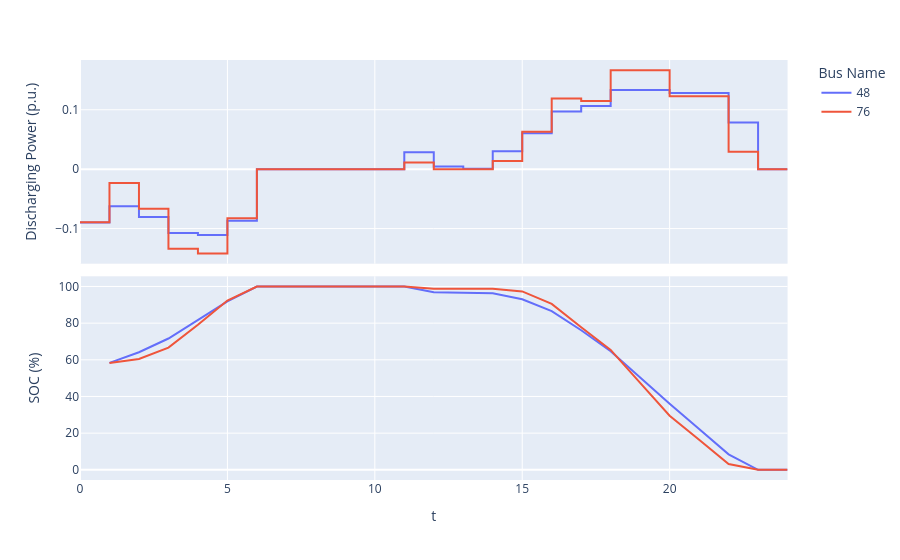

Notebook source saved alongside this figure:
### Code cell
opf.plot_batteries(sol.p_bat, sol.soc)

### Figure 1 — Plotly figure (JSON) as saved in the notebook; plotly's stock layout.template omitted (floating-point values rounded to 4 significant figures)
{"data": [{"hovertemplate": "Bus Name=48<br>variable=power<br>t=%{x}<br>value=%{y}<extra></extra>", "legendgroup": "48", "line": {"color": "#636efa", "dash": "solid", "shape": "hv"}, "marker": {"symbol": "circle"}, "mode": "lines", "name": "48", "orientation": "v", "showlegend": true, "type": "scatter", "x": [0, 1, 2, 3, 4, 5, 6, 7, 8, 9, 10, 11, 12, 13, 14, 15, 16, 17, 18, 19, 20, 21, 22, 23, 24], "xaxis": "x2", "y": [-0.08964, -0.06246, -0.08039, -0.1075, -0.1107, -0.08697, -3.719e-05, 4.056e-07, 3.217e-06, 1.803e-06, 8.642e-06, 0.02867, 0.004628, 0.0009433, 0.03036, 0.06034, 0.09703, 0.1063, 0.1333, 0.1333, 0.1282, 0.1282, 0.07863, 5.01e-06, 5.01e-06], "yaxis": "y2"}, {"hovertemplate": "Bus Name=48<br>variable=soc<br>t=%{x}<br>value=%{y}<extra></extra>", "legendgroup": "48", "line": {"color": "#636efa", "dash": "solid"}, "marker": {"symbol": "circle"}, "mode": "lines", "name": "48", "orientation": "v", "showlegend": false, "type": "scatter", "x": [1, 2, 3, 4, 5, 6, 7, 8, 9, 10, 11, 12, 13, 14, 15, 16, 17, 18, 19, 20, 21, 22, 23, 24], "xaxis": "x", "y": [58.34, 64.14, 71.62, 81.61, 91.91, 100.0, 100.0, 100.0, 100.0, 100.0, 100.0, 96.92, 96.42, 96.32, 93.05, 86.56, 76.13, 64.7, 50.36, 36.02, 22.24, 8.456, 0.0005663, 5.087e-06], "yaxis": "y"}, {"hovertemplate": "Bus Name=76<br>variable=power<br>t=%{x}<br>value=%{y}<extra></extra>", "legendgroup": "76", "line": {"color": "#EF553B", "dash": "solid", "shape": "hv"}, "marker": {"symbol": "circle"}, "mode": "lines", "name": "76", "orientation": "v", "showlegend": true, "type": "scatter", "x": [0, 1, 2, 3, 4, 5, 6, 7, 8, 9, 10, 11, 12, 13, 14, 15, 16, 17, 18, 19, 20, 21, 22, 23, 24], "xaxis": "x2", "y": [-0.08926, -0.02323, -0.06655, -0.134, -0.142, -0.08261, -1.65e-06, 1.005e-07, 9.419e-07, 1.095e-07, 2.12e-06, 0.01107, 9.43e-06, 7.006e-06, 0.01394, 0.06305, 0.1191, 0.1148, 0.1667, 0.1667, 0.1226, 0.1226, 0.02954, 8.409e-07, 8.409e-07], "yaxis": "y2"}, {"hovertemplate": "Bus Name=76<br>variable=soc<br>t=%{x}<br>value=%{y}<extra></extra>", "legendgroup": "76", "line": {"color": "#EF553B", "dash": "solid"}, "marker": {"symbol": "circle"}, "mode": "lines", "name": "76", "orientation": "v", "showlegend": false, "type": "scatter", "x": [1, 2, 3, 4, 5, 6, 7, 8, 9, 10, 11, 12, 13, 14, 15, 16, 17, 18, 19, 20, 21, 22, 23, 24], "xaxis": "x", "y": [58.3, 60.46, 66.65, 79.12, 92.32, 100.0, 100.0, 100.0, 100.0, 100.0, 100.0, 98.81, 98.81, 98.81, 97.31, 90.53, 77.72, 65.38, 47.46, 29.54, 16.36, 3.176, 0.0001146, 3.298e-06], "yaxis": "y"}], "layout": {"annotations": [{"font": {}, "showarrow": false, "text": "", "textangle": 90, "x": 0.98, "xanchor": "left", "xref": "paper", "y": 0.2425, "yanchor": "middle", "yref": "paper"}, {"font": {}, "showarrow": false, "text": "", "textangle": 90, "x": 0.98, "xanchor": "left", "xref": "paper", "y": 0.7575, "yanchor": "middle", "yref": "paper"}], "legend": {"title": {"text": "Bus Name"}, "tracegroupgap": 0}, "margin": {"t": 60}, "xaxis": {"anchor": "y", "domain": [0, 0.98], "title": {"text": "t"}}, "xaxis2": {"anchor": "y2", "domain": [0, 0.98], "matches": "x", "showticklabels": false}, "yaxis": {"anchor": "x", "domain": [0, 0.485], "title": {"text": "SOC (%)"}}, "yaxis2": {"anchor": "x2", "domain": [0.515, 1], "title": {"text": "Discharging Power (p.u.)"}}}}
